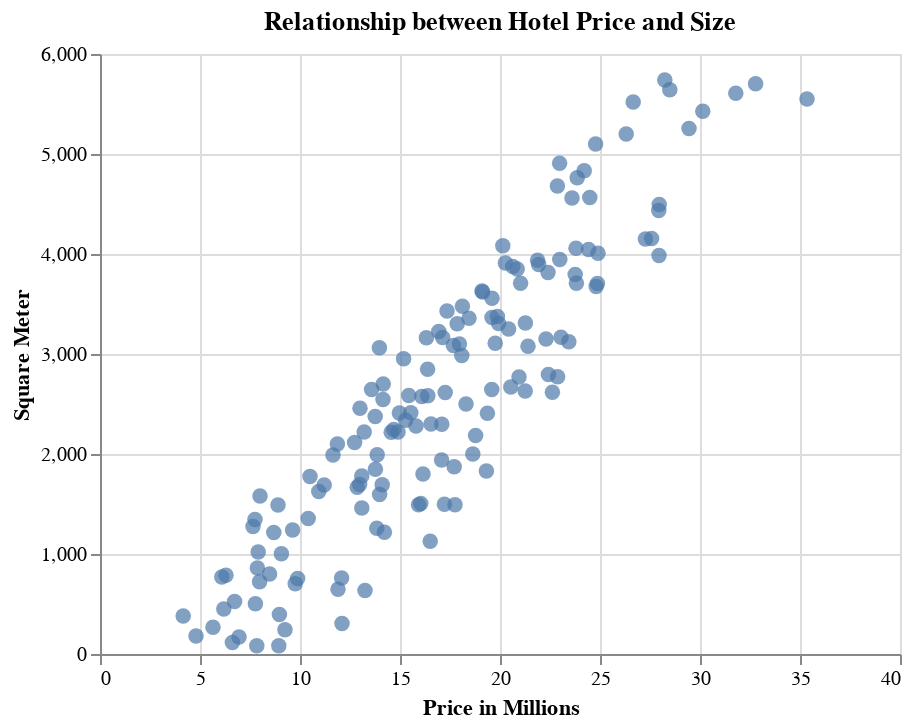

Notebook code for this chart:
### Markdown cell above
### Step 3: make a scatter plot showing the relationship between the variables

Make a scatter plot showing the relationship between the two variables in your dataframe. As always, be sure to consider the aesthetics of your plot. Does the scale of the axis make sense? Does your plot have a title? Are the axes labeled?

### Code cell
import altair as alt


plot = alt.Chart(small_df).mark_circle(size=60).encode(
    alt.X('Price in Millions'),
    y='Square Meter'
    ).properties(
    title = "Relationship between Hotel Price and Size",
)


plot

### Figure 1 — Vega-Lite specification as saved in the notebook (floating-point values rounded to 4 significant figures; data arrays with more than 128 entries replaced by an {"elided": "..."} marker saying what was removed)
{"config": {"view": {"continuousWidth": 400, "continuousHeight": 300}}, "data": {"name": "data-041d5bd3c9209cc73bbc717ad84cfba6"}, "mark": {"type": "circle", "size": 60}, "encoding": {"x": {"type": "quantitative", "field": "Price in Millions"}, "y": {"type": "quantitative", "field": "Square Meter"}}, "title": "Relationship between Hotel Price and Size", "$schema": "https://vega.github.io/schema/vega-lite/v4.8.1.json", "datasets": {"data-041d5bd3c9209cc73bbc717ad84cfba6": {"elided": "150 records"}}}
